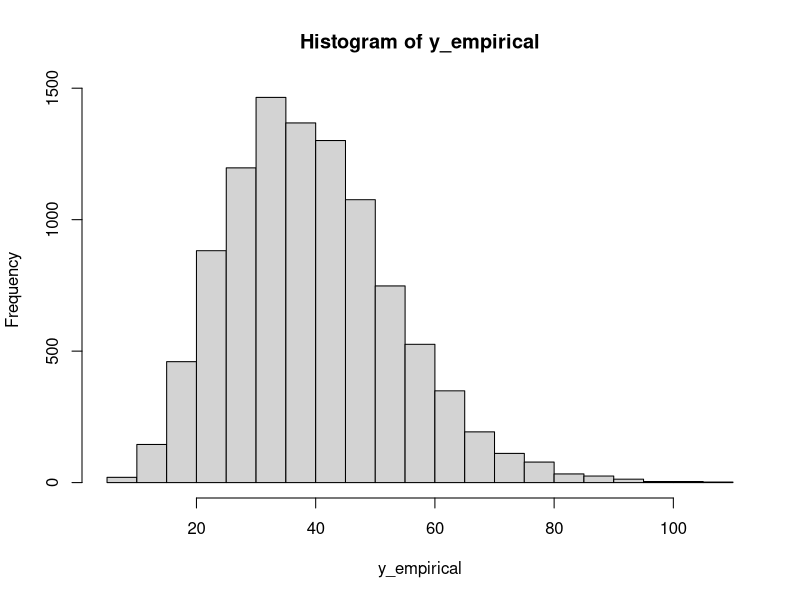
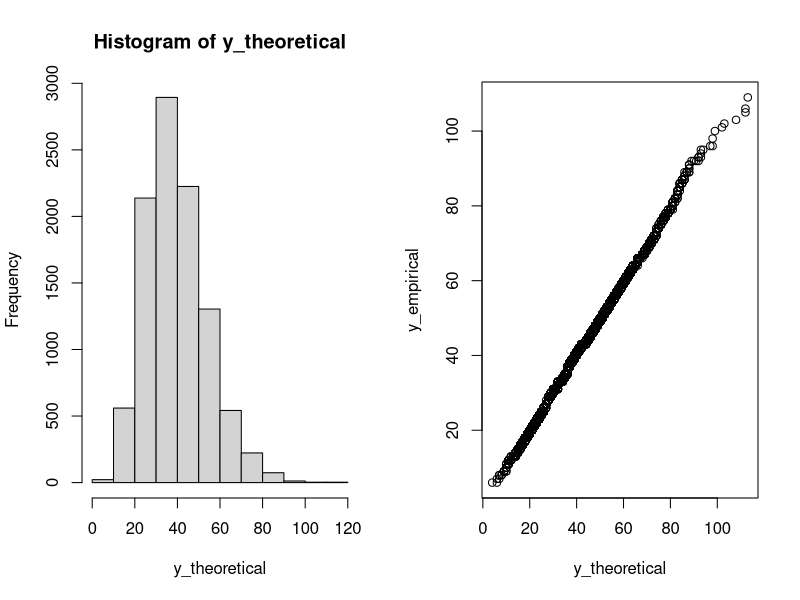
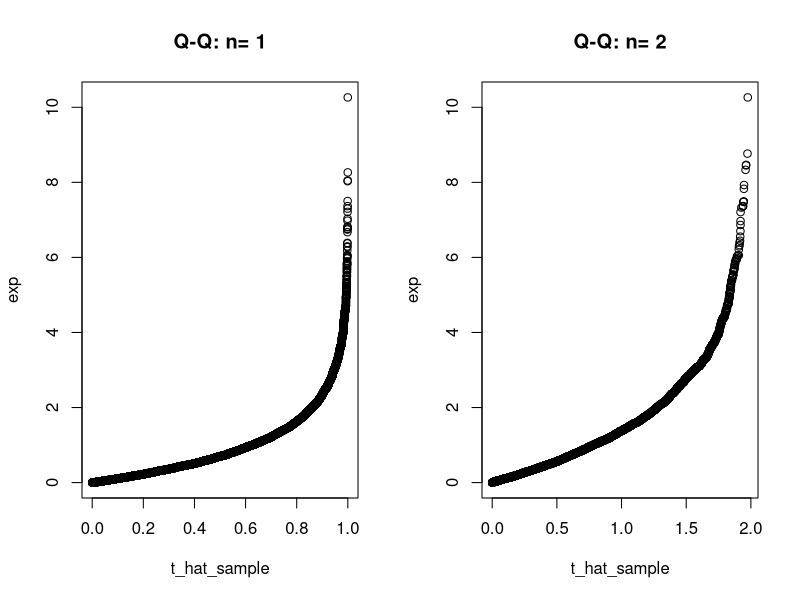
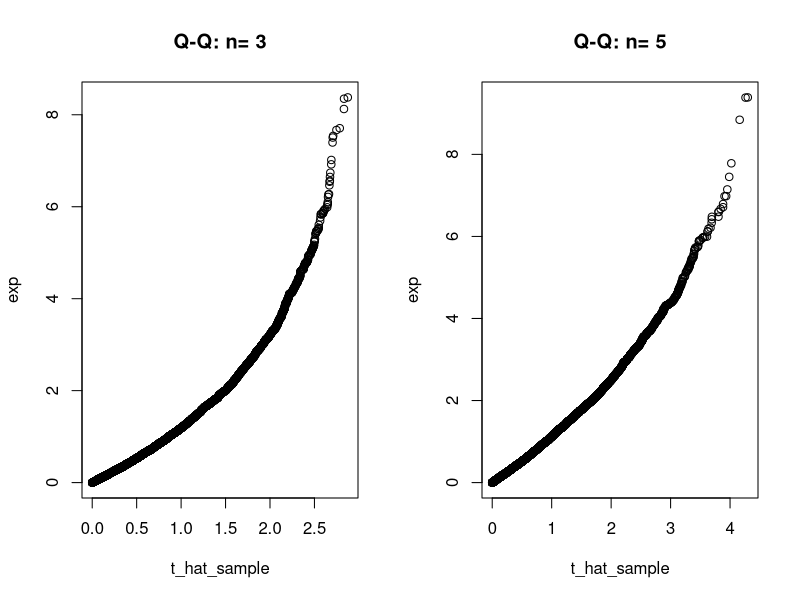
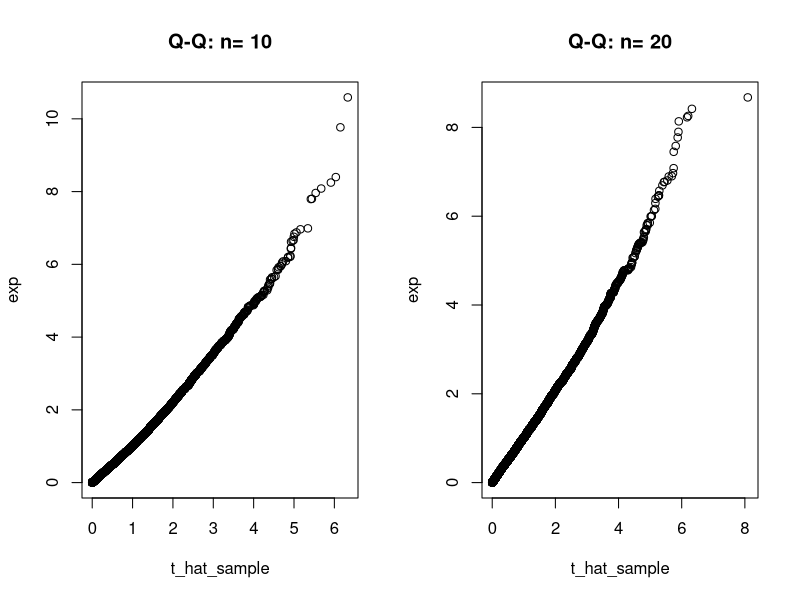
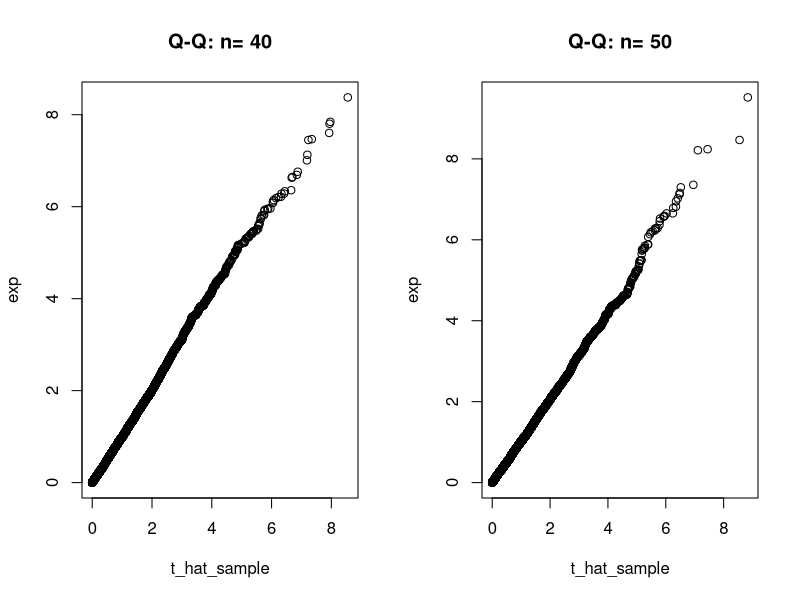
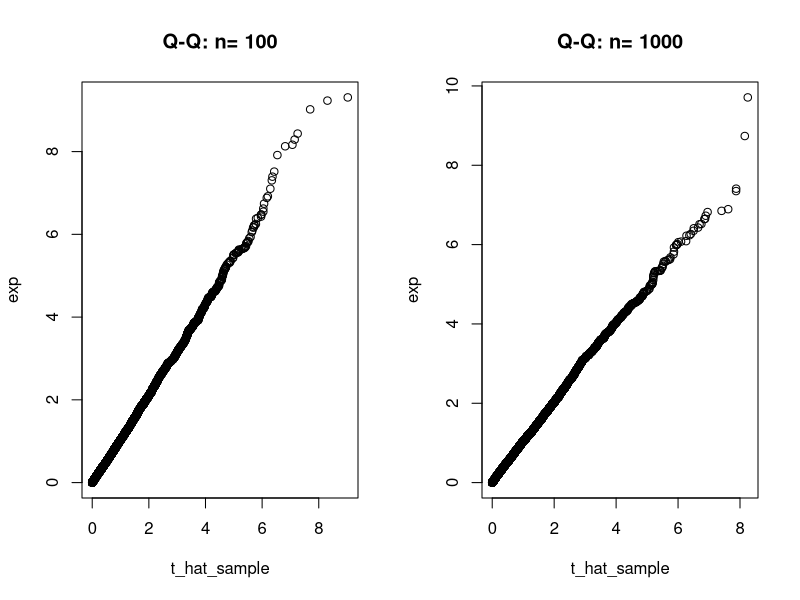
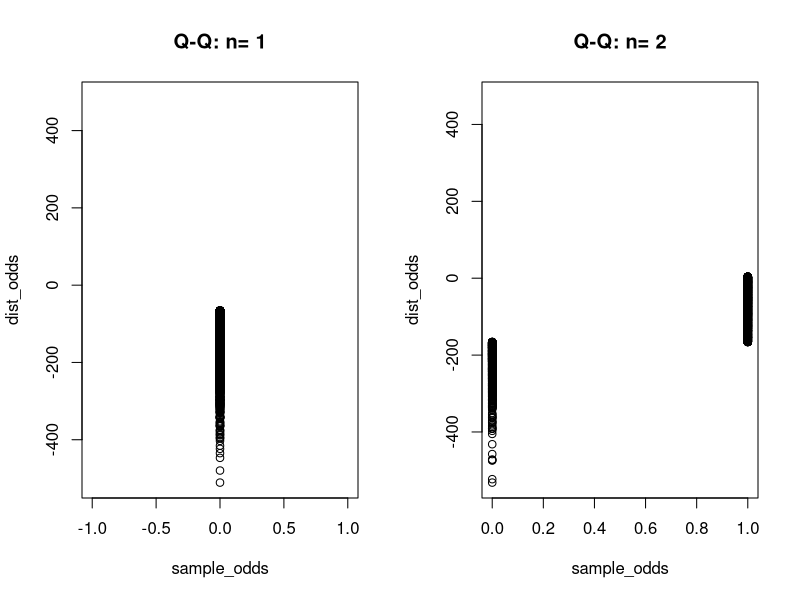

Reproduce these figures in R, in order.
## ---- chunk 1
poisson_gamma <- function(alpha, beta){
  T <- rgamma(n = 1, shape = alpha, scale = beta)
  Y <- rpois(n = 1, lambda = T)
}
## ---- chunk 2
y_empirical <- replicate(10000,poisson_gamma(10,4))
## ---- chunk 3
hist(y_empirical)
## ---- chunk 4
y_theoretical <- replicate(10000,rnbinom(n = 1,size = 10, prob = 1/(1+4))) 
par(mfrow = c(1,2))
hist(y_theoretical)
qqplot(y_theoretical,y_empirical)
## ---- chunk 5
uni_sample_max <- function(n){
  unif <- runif(n)
  sample_max <- max(unif)
}
## ---- chunk 6
theta_hat <- function(n){
  t_hat <- n*(1-uni_sample_max(n))
}
## ---- chunk 7
theta_hat_plot <- function(n){
  t_hat_sample <- replicate(10000, theta_hat(n))
  exp <- rexp(10000)
  qqplot(t_hat_sample, exp, main=paste("Q-Q: n=",n))
}
## ---- chunk 8
ns <- c(1, 2, 3, 5, 10, 20, 40, 50, 100, 1000)
for (n in ns){
  theta_hat_plot(n)
}

## ---- chunk 9
odds_hat <- function(n){
  x <- rbinom(n, 1, .7)
  p_hat <- mean(x)
  odds <- p_hat/(1-p_hat)
  return(odds)
}

## ---- chunk 10
odds_plot <- function(n){
  sample_odds = replicate(10000, odds_hat(n))
  var = (1/(1-.7)^2)^2
  dist_odds = rnorm(10000, 0, var)
  qqplot(sample_odds, dist_odds, main=paste("Q-Q: n=",n))
}

## ---- chunk 11
ns <- c(1, 2, 3, 5, 10, 20, 40, 50, 100, 1000)
for (n in ns){
  odds_plot(n)
}

